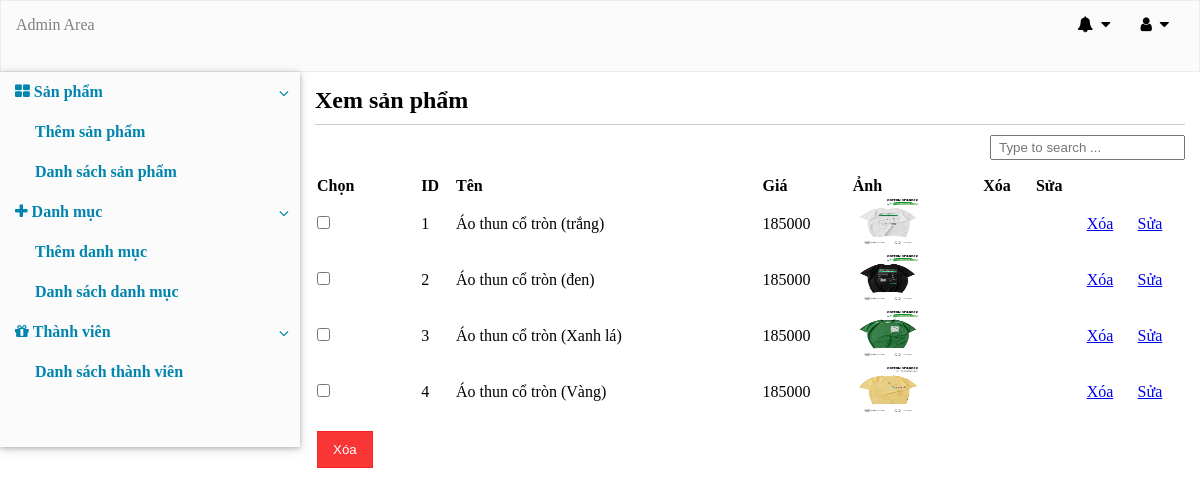
The app's page /manager/manager.php?action=view_product, older data.
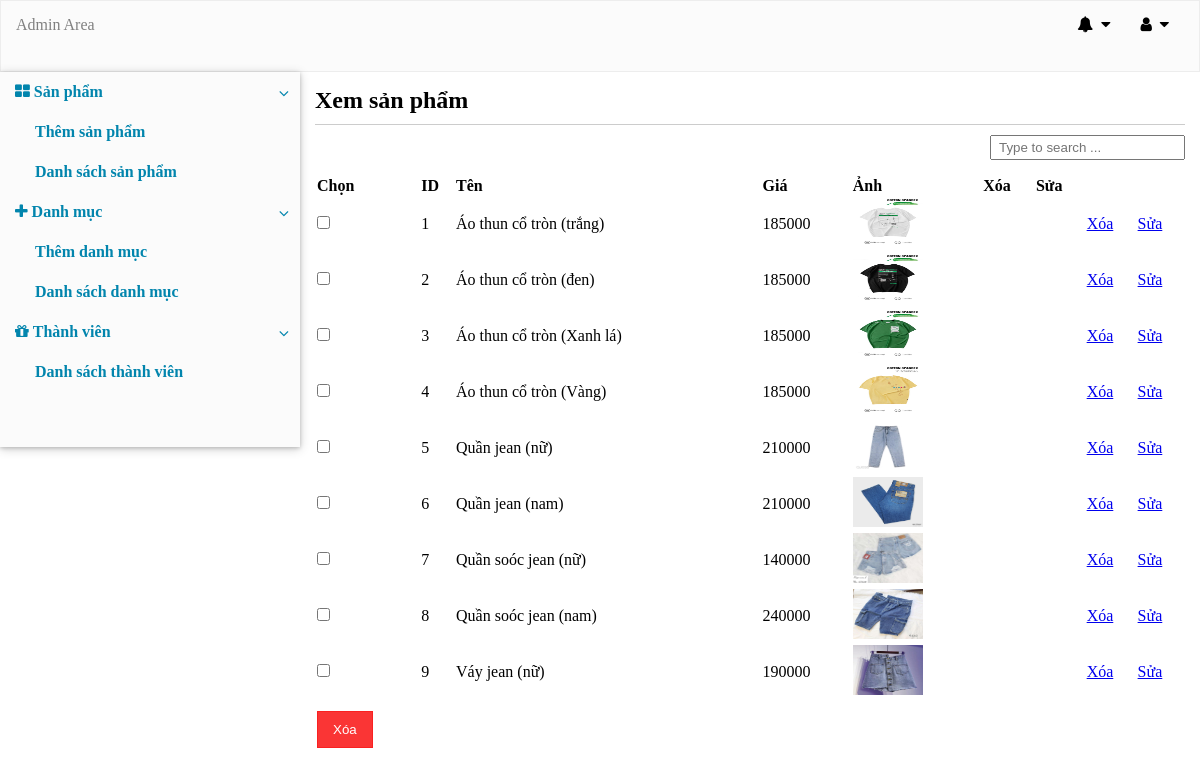
The same page, newer data.
### tables this page shows
CREATE TABLE products
(
	product_id INT not null AUTO_INCREMENT,
	product_title varchar (255) NOT NULL,
	product_price int NOT NULL,
	product_image VARCHAR(255) NOT NULL,
	product_desc VARCHAR(255) NOT NULL,
	product_category INT not null,
	primary key	(product_id),
	FOREIGN KEY	(product_category) REFERENCES category(cate_id)
);

### manager/view_product.php (the view, shortened to what this page needs)
<?php
    include_once '../query/connect_to_server.php';
?>
<div class="view-product-box">
    <h2>Xem sản phẩm</h2>
    <div class="border-bottom"></div>
    <form action="" method="post">
        <div class="search-bar">
            <input type="text" id="search" placeholder="Type to search ...">
        </div>
        <table width=100%>
            <thead>
                <tr>
                    <th><input type="checkbox" style="display:none;" id="checkAll">Chọn</th>
                    <th>ID</th>
                    <th>Tên</th>
                    <th>Giá</th>
                    <th>Ảnh</th>
                    <th>Xóa</th>
                    <th>Sửa</th>
                </tr>
            </thead>
            <?php
               $all_products = mysqli_query($db, "select * from products order by product_id ASC");
               $i = 1;
               while($row=mysqli_fetch_array($all_products)) {
                $images = explode(" ", $row['product_image']);
            ?>
            <tbody>
                <tr>
                    <td><input type="checkbox" name="deleteAll[]" value="<?php echo $row['product_id']; ?>"></td>
                    <td><?php echo $i; ?></td>
                    <td><?php echo $row['product_title']; ?></td>
                    <td><?php echo $row['product_price']; ?></td>
                     <td> <img src="../images/product/<?php echo $images[0]; ?>" width="70" height="50" > </td>
                    <td><?php// echo $row['date']; ?></td>
                    <td>
                    </td>
                    <td> <a href="manager.php?action=view_product&delete_product=<?php echo $row['product_id'];?>">Xóa</a> </td>
                    <td><a href="manager.php?action=edit_product&product_id=<?php echo $row['product_id'];?>">Sửa</a></td>
                </tr>
            </tbody>
            <?php  $i++; }  ?>
            <tr>
                <td><input type="submit" name="delete_all" value="Xóa"></td>
            </tr>
        </table>
    </form>
</div>

### manager/manager.php (shortened to what this page needs)
<!DOCTYPE html>
<html lang="en">
<head>
    <link rel="stylesheet" href="https://cdnjs.cloudflare.com/ajax/libs/font-awesome/4.7.0/css/font-awesome.min.css">
    <link rel="stylesheet" href="manager.css">
</head>
<body>
    <div class="container">
        <div class="header">
            <div class="navbar-header">
                <a class="admin-name" href="#">Admin Area</a>
            </div>
            <div class="navbar-right-header">
                <ul class="dropdown-navbar-right">
                    <li>
                        <a><i class="fa fa-user"> </i>&nbsp; <i class="fa fa-caret-down"></i></a>
                    </li>
                </ul>
                <ul class="dropdown-navbar-right">
                    <li>
                        <a><i class="fa fa-bell"> </i>&nbsp; <i class="fa fa-caret-down"></i></a>
                    </li>
                </ul>
            </div>
        </div>
        <div class="body-container">
            <div class="left-sidebar">
                <div class="left-sidebar-box">
                    <ul class="left-sidebar-first-level">
                        <li>
                            <a href="#"><i class="fa fa-th-large"></i>&nbsp;Sản phẩm <i class="arrow fa fa-angle-down"></i></a>
                            <ul class ="left-sidebar-second-level">
                                <li><a href="manager.php?action=add_product">Thêm sản phẩm</a></li>
                                <li><a href="manager.php?action=view_product">Danh sách sản phẩm</a></li>
                            </ul>
                        </li>
                        <li>
                            <a href="#"><i class="fa fa-plus"></i>&nbsp;Danh mục<i class="arrow fa fa-angle-down"></i></a>
                            <ul class ="left-sidebar-second-level">
                                <li><a href="manager.php?action=add_cate">Thêm danh mục</a></li>
                                <li><a href="manager.php?action=view_cate">Danh sách danh mục</a></li>
                            </ul>
                        </li>
                        <li>
                            <a href="#"><i class="fa fa-gift"></i>&nbsp;Thành viên<i class="arrow fa fa-angle-down"></i></a>
                            <ul class ="left-sidebar-second-level">
                                <li><a href="manager.php?action=view_user">Danh sách thành viên</a></li>
                            </ul>
                        </li>
                    </ul>
                </div>
            </div>
            <div class="content">
                <div class="content-box">
                    <?php
                        if(isset($_GET['action'])) {
                            $action = $_GET['action'];
                        }
                        else {
                            $action = '';
                        }
                        switch ($action) {
                            case 'view_product':
                                include_once 'view_product.php';
                                break;
                        }
                    ?>
                </div>
            </div>
        </div>
    </div>
</body>
</html>

### manager/manager.css (style rules this page uses)
* { margin: 0; padding: 0; }
.container { width: 100%; max-width: auto; float: none; clear: none; padding: 0; margin: 0 auto; overflow: hidden; }
.header { height: 40px; background: rgba(250, 250, 250, 0.7); border: 0.01px solid rgba(235, 235, 235, 0.9); padding: 15px; }
.navbar-header { width: 40%; float: left; }
a.admin-name { text-decoration: none; color: gray; }
.navbar-right-header { width: 60%; float: left; }
.navbar-right-header ul { list-style: none; cursor: pointer; margin: 0 15px; }
ul.dropdown-navbar-right { float: right; width: auto; position: relative; }
.body-container { width: 100%; clear: both; }
.left-sidebar { width: 25%; float: left; background: rgba(250, 250, 250, 0.7); box-shadow: 0 1px 4px 0 rgba(0, 0, 0, 0.2), 0 2px 10px 0 rgba(0, 0, 0, 0.19); }
.left-sidebar-box { padding-bottom: 55px; }
.content { width: 75%; float: left; }
.content-box { padding: 15px; }
.left-sidebar-box ul { position: relative; display: block; width: auto; }
.left-sidebar-box ul li { line-height: 40px; position: relative; }
.arrow { position: absolute; top: 13px; right: 1px; padding: 0 10px 0 3px; }
.left-sidebar-box ul a { padding: 5px 15px; color: rgba(2, 133, 173, 1); text-decoration: none; font-weight: bold; }
.left-sidebar-box ul ul li a { margin-left: 20px; }
.border-bottom { border-bottom: 0.1px solid rgba(0, 0, 0, 0.2) ; margin: 10px 0; }
.search-bar { float: right; margin-bottom: 15px; }
.search-bar input[type=text] { padding: 3px 7px; }
.view-product-box th, .view-product-box td { text-align: left; }
.view-product-box input[type=submit] { padding: 10px 15px; background: rgba(250, 32, 32, 0.9); border: 0.01px solid rgba(250, 32, 32, 0.9); color: white; margin-top: 10px; }

Row changes from the older to the newer data that the page shows:
added products: product_title "Quần jean (nữ)", product_price "210000", shows a picture
added products: product_title "Quần jean (nam)", product_price "210000", shows a picture
added products: product_title "Quần soóc jean (nữ)", product_price "140000", shows a picture
added products: product_title "Quần soóc jean (nam)", product_price "240000", shows a picture
added products: product_title "Váy jean (nữ)", product_price "190000", shows a picture
